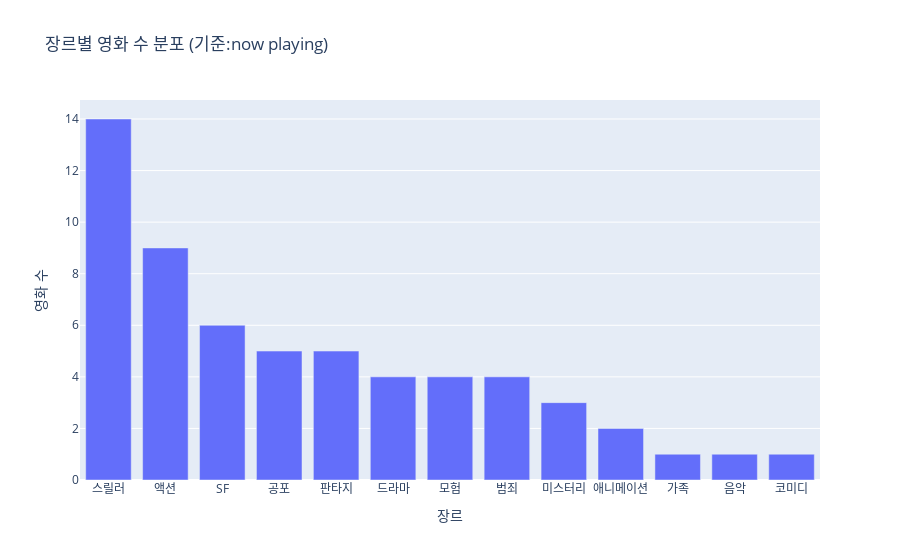

Write notebook code for a chart like this one.
### Code cell
import plotly.express as px

fig = px.bar(
    agg.sort_values("movie_count", ascending=False),
    x="genre",
    y="movie_count",
    title="장르별 영화 수 분포 (기준:now playing)"
)

fig.update_layout(xaxis_title="장르", yaxis_title="영화 수")

fig.show()


# ascending : 오름차순, false-> 내림차순

### Figure 1 — Plotly figure (JSON) as saved in the notebook; plotly's stock layout.template omitted (floating-point values rounded to 4 significant figures)
{"data": [{"alignmentgroup": "True", "hovertemplate": "genre=%{x}<br>movie_count=%{y}<extra></extra>", "legendgroup": "", "marker": {"color": "#636efa", "pattern": {"shape": ""}}, "name": "", "offsetgroup": "", "orientation": "v", "showlegend": false, "textposition": "auto", "type": "bar", "x": ["스릴러", "액션", "SF", "공포", "판타지", "드라마", "모험", "범죄", "미스터리", "애니메이션", "가족", "음악", "코미디"], "xaxis": "x", "y": [14, 9, 6, 5, 5, 4, 4, 4, 3, 2, 1, 1, 1], "yaxis": "y"}], "layout": {"barmode": "relative", "legend": {"tracegroupgap": 0}, "title": {"text": "장르별 영화 수 분포 (기준:now playing)"}, "xaxis": {"anchor": "y", "domain": [0, 1], "title": {"text": "장르"}}, "yaxis": {"anchor": "x", "domain": [0, 1], "title": {"text": "영화 수"}}}}
